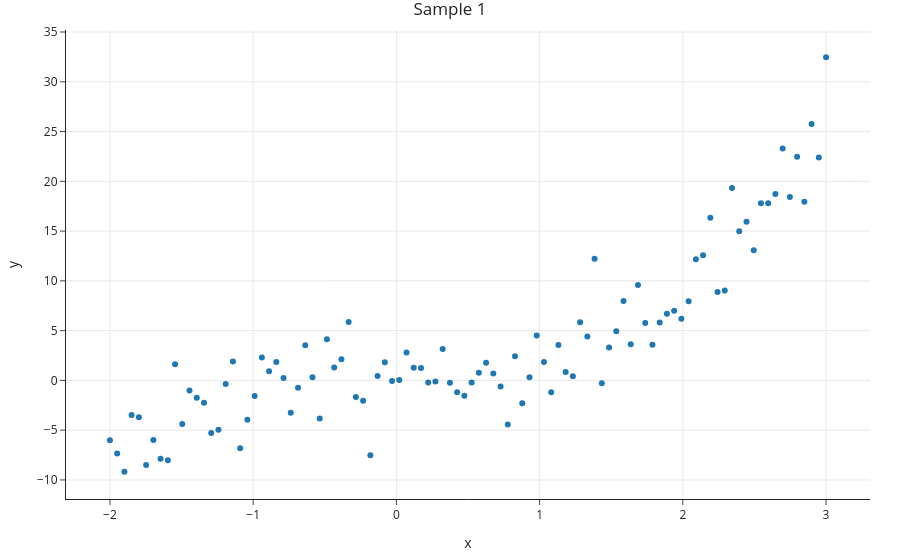

Notebook cell for this chart:
### Markdown cell above
<div class="alert alert-warning">
    <h3>Question 🤔 (Answer at <a href="https://dsc80.com/q">dsc80.com/q</a>)</h3>

Code: `folds`
</div>
    
The RMSEs in Folds 1 and 5 are much higher than in other folds. Why? How we might fix this?

### Code cell
px.scatter(sample_1, x='x', y='y', title='Sample 1')
